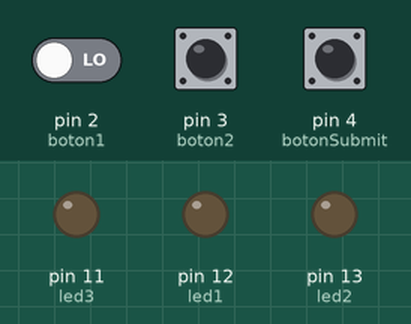
This sketch was run on a simulated Arduino Uno, built with avr-gcc and run on an emulated ATmega328P. Shown: output pins drawn as LEDs (lit = HIGH). The inputs (shaded band) are chosen by the test bench; at power-on: pin 4 (botonSubmit) LOW, pin 2 (boton1) LOW, pin 3 (boton2) LOW.

Above: at 1.2 s.
1.3 s: pin 4 (botonSubmit) pulled HIGH for 0.15 s
At 2.0 s:
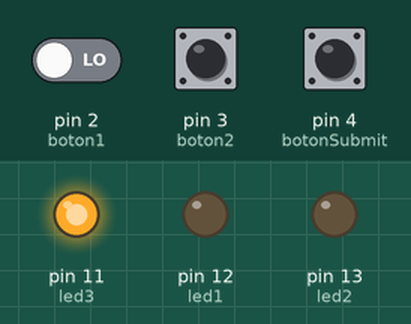
2.9 s: pin 2 (boton1) driven HIGH and pin 4 (botonSubmit) driven HIGH
At 3.2 s:
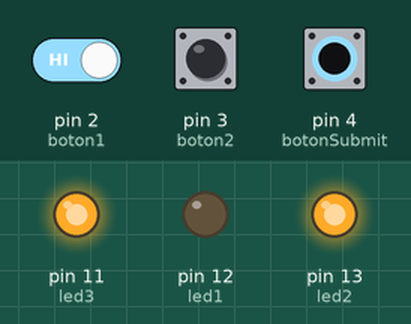
4.4 s: pin 3 (boton2) pulled HIGH for 0.15 s
At 5.6 s:
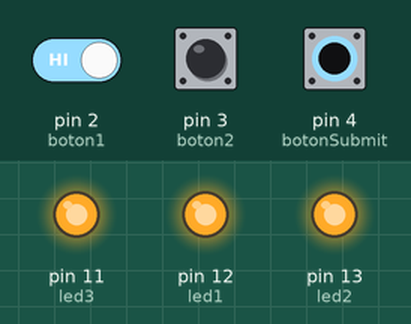
Timing chart, 0 to 7.4 s (numbered marks = the images above; inputs shaded):
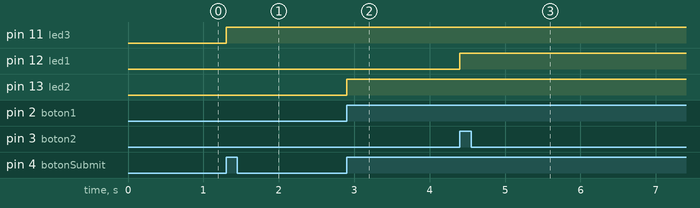

The sketch:

boton_pass_whilePressed.ino
```cpp
const int boton1 = 2; // número del pin para el botón
const int boton2 = 3;
const int botonSubmit = 4;

const int led1 = 12;  // número del pin del LED
const int led2 = 13;
const int led3 = 11;

int estadoBoton1 = 0;  // estado del botón (0 ó LOW es apagado y 1 ó HIGH es encendido)
int estadoBoton2 = 0;
int estadoBotonSubmit = 0;
int banderaEstado = 0;

int primerPassword()
{

  if(estadoBoton1 == HIGH && estadoBoton2 == HIGH)
    return 1;
  else
    return 0;
}

int segundoPassword()
{

  if(estadoBoton1 == HIGH && estadoBoton2 == LOW)
    return 1;
  else
    return 0;
}

int tercerPassword()
{

  if(estadoBoton1 == LOW && estadoBoton2 == LOW)
    return 1;
  else
    return 0;
}

void setup() {
  Serial.begin(9600);

  // Se identifica el pin 13 como salida
  pinMode(led1, OUTPUT);
  pinMode(led2, OUTPUT);
  pinMode(led3, OUTPUT);
  // Se identifica el pin 2 como entrada
  pinMode(boton1, INPUT);
  pinMode(boton2, INPUT);
  pinMode(botonSubmit, INPUT);
}

void loop(){
  estadoBoton1 = digitalRead(boton1);
  estadoBoton2 = digitalRead(boton2);
  estadoBotonSubmit = digitalRead(botonSubmit);

  if(estadoBotonSubmit == HIGH)
  {
    if(primerPassword() == 1)
    {
      digitalWrite(led1, HIGH);
      banderaEstado = 1;
    }
    else if(segundoPassword() == 1 && banderaEstado != 0)
    {
      digitalWrite(led2, HIGH);
      banderaEstado = 2;
    }
    else if(tercerPassword() == 1 && banderaEstado != 1)
    {
      digitalWrite(led3, HIGH);
      banderaEstado = 3;
    }
    else
    {
      digitalWrite(led1, LOW);
      digitalWrite(led2, LOW);
      digitalWrite(led3, LOW);
      banderaEstado = 0;
    }
  }

/*
  if(banderaEstado == 2)
  {
    digitalWrite(led1, HIGH);
    digitalWrite(led2, HIGH);
    digitalWrite(led3, HIGH);
  }
*/
}
```

Measured:
- after the input at 1.3 s, pin 11 (led3): LOW → HIGH at once
- after the input at 2.9 s, pin 13 (led2): LOW → HIGH at once
- after the input at 4.4 s, pin 12 (led1): LOW → HIGH at once
